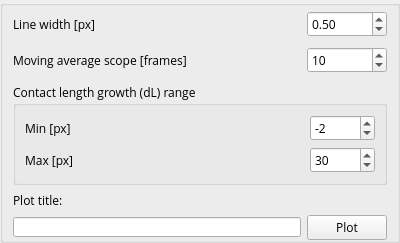
<?xml version="1.0" encoding="UTF-8"?>
<ui version="4.0">
 <class>plotControl</class>
 <widget class="QGroupBox" name="plotControl">
  <property name="geometry">
   <rect>
    <x>0</x>
    <y>0</y>
    <width>400</width>
    <height>200</height>
   </rect>
  </property>
  <property name="maximumSize">
   <size>
    <width>16777214</width>
    <height>200</height>
   </size>
  </property>
  <property name="font">
   <font>
    <family>Open Sans</family>
   </font>
  </property>
  <property name="windowTitle">
   <string>GroupBox</string>
  </property>
  <layout class="QGridLayout" name="gridLayout_2">
   <property name="leftMargin">
    <number>0</number>
   </property>
   <property name="topMargin">
    <number>0</number>
   </property>
   <property name="rightMargin">
    <number>0</number>
   </property>
   <property name="bottomMargin">
    <number>0</number>
   </property>
   <item row="1" column="0">
    <layout class="QGridLayout" name="gridLayout_3" rowstretch="0,0,0,0,0,0,0">
     <property name="sizeConstraint">
      <enum>QLayout::SetDefaultConstraint</enum>
     </property>
     <property name="leftMargin">
      <number>10</number>
     </property>
     <property name="topMargin">
      <number>5</number>
     </property>
     <property name="rightMargin">
      <number>10</number>
     </property>
     <property name="verticalSpacing">
      <number>10</number>
     </property>
     <item row="5" column="0">
      <widget class="QLabel" name="label">
       <property name="maximumSize">
        <size>
         <width>16777215</width>
         <height>10</height>
        </size>
       </property>
       <property name="text">
        <string>Plot title:</string>
       </property>
       <property name="indent">
        <number>0</number>
       </property>
      </widget>
     </item>
     <item row="1" column="1">
      <widget class="QDoubleSpinBox" name="line_width">
       <property name="decimals">
        <number>2</number>
       </property>
       <property name="minimum">
        <double>0.250000000000000</double>
       </property>
       <property name="maximum">
        <double>5.000000000000000</double>
       </property>
       <property name="singleStep">
        <double>0.250000000000000</double>
       </property>
       <property name="value">
        <double>0.500000000000000</double>
       </property>
      </widget>
     </item>
     <item row="6" column="1">
      <widget class="QPushButton" name="plot_button">
       <property name="text">
        <string>Plot</string>
       </property>
       <property name="shortcut">
        <string>P</string>
       </property>
      </widget>
     </item>
     <item row="3" column="0">
      <widget class="QLabel" name="label_2">
       <property name="text">
        <string>Moving average scope [frames]</string>
       </property>
      </widget>
     </item>
     <item row="1" column="0">
      <widget class="QLabel" name="label_3">
       <property name="text">
        <string>Line width [px]</string>
       </property>
      </widget>
     </item>
     <item row="6" column="0">
      <widget class="QLineEdit" name="title_line">
       <property name="minimumSize">
        <size>
         <width>0</width>
         <height>20</height>
        </size>
       </property>
       <property name="maximumSize">
        <size>
         <width>16777215</width>
         <height>20</height>
        </size>
       </property>
      </widget>
     </item>
     <item row="3" column="1">
      <widget class="QSpinBox" name="avg_scope">
       <property name="minimum">
        <number>1</number>
       </property>
       <property name="maximum">
        <number>100</number>
       </property>
       <property name="value">
        <number>10</number>
       </property>
      </widget>
     </item>
     <item row="4" column="0" colspan="2">
      <widget class="QGroupBox" name="groupBox">
       <property name="title">
        <string>Contact length growth (dL) range</string>
       </property>
       <property name="checkable">
        <bool>false</bool>
       </property>
       <layout class="QGridLayout" name="gridLayout">
        <item row="0" column="0">
         <widget class="QLabel" name="label_4">
          <property name="text">
           <string>Min [px]</string>
          </property>
         </widget>
        </item>
        <item row="0" column="1">
         <widget class="QSpinBox" name="dl_min">
          <property name="maximumSize">
           <size>
            <width>65</width>
            <height>16777215</height>
           </size>
          </property>
          <property name="minimum">
           <number>-100</number>
          </property>
          <property name="maximum">
           <number>100</number>
          </property>
          <property name="value">
           <number>-2</number>
          </property>
         </widget>
        </item>
        <item row="1" column="0">
         <widget class="QLabel" name="label_5">
          <property name="text">
           <string>Max [px]</string>
          </property>
         </widget>
        </item>
        <item row="1" column="1">
         <widget class="QSpinBox" name="dl_max">
          <property name="minimum">
           <number>-100</number>
          </property>
          <property name="maximum">
           <number>100</number>
          </property>
          <property name="value">
           <number>30</number>
          </property>
         </widget>
        </item>
       </layout>
      </widget>
     </item>
    </layout>
   </item>
  </layout>
 </widget>
 <resources/>
 <connections/>
</ui>
